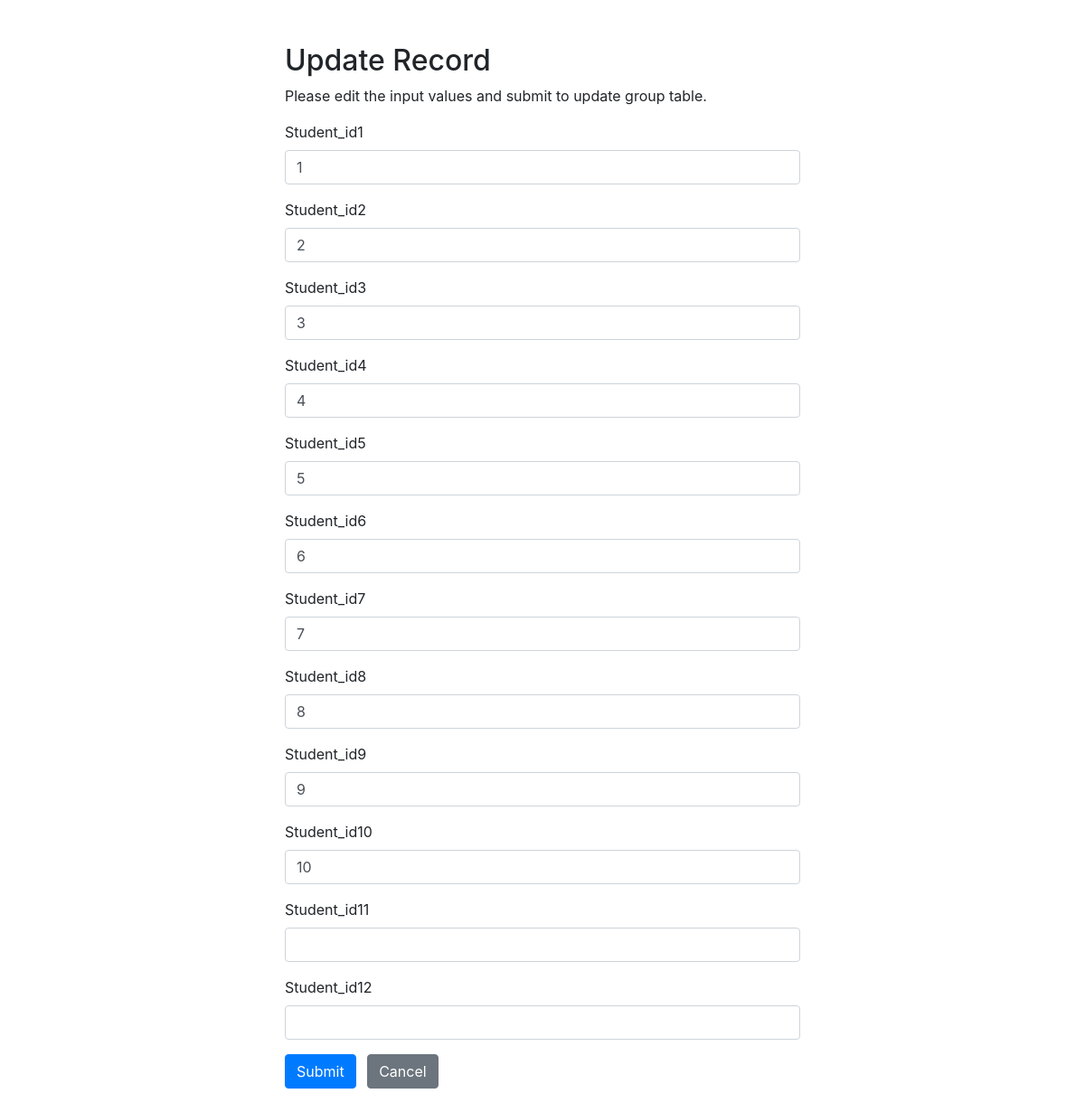
Screenshot of /updateclassmembers.php?Classid=1 with the database file from the repository.
### tables this page shows
CREATE TABLE `classmembers` (
  `Classid` int(11) DEFAULT NULL,
  `Student_id1` int(11) DEFAULT NULL,
  `Student_id2` int(11) DEFAULT NULL,
  `Student_id3` int(11) DEFAULT NULL,
  `Student_id4` int(11) DEFAULT NULL,
  `Student_id5` int(11) DEFAULT NULL,
  `Student_id6` int(11) DEFAULT NULL,
  `Student_id7` int(11) DEFAULT NULL,
  `Student_id8` int(11) DEFAULT NULL,
  `Student_id9` int(11) DEFAULT NULL,
  `Student_id10` int(11) DEFAULT NULL,
  `Student_id11` int(11) DEFAULT NULL,
  `Student_id12` int(11) DEFAULT NULL
);

### updateclassmembers.php (the view, shortened to what this page needs)
<?php
require_once 'dbconn.php';
$Student_id1 = $Student_id2 = $Student_id3 = $Student_id4  = $Student_id5 = $Student_id6 = $Student_id7 = $Student_id8 =  $Student_id9 = $Student_id10 = $Student_id11 = $Student_id12  = ''
;
$Student_id1_err = $Student_id2_err = $Student_id3_err = $Student_id4_err = $Student_id5_err = $Student_id6_err = $Student_id7_err = $Student_id8_err = $Student_id9_err = $Student_id10_err = $Student_id11_err = $Student_id12_err =
    '';
if (isset($_POST['Classid']) && !empty($_POST['Classid'])) {
    $Classid = $_POST['Classid'];
    $input_Student_id1 = trim($_POST['Student_id1']);
    if (empty($input_Student_id1)) {
        $Student_id1_err = 'Please enter a class id.';
    } elseif (
        !filter_var($input_Student_id1, FILTER_VALIDATE_REGEXP, [
            'options' => ['regexp' => '/^[0-9]+$/'],
        ])
    ) {
        $Student_id1_err = 'Please enter a valid student_id.';
    } else {
        $Student_id1 = $input_Student_id1;
    }
    $input_Student_id2 = trim($_POST['Student_id2']);
    if (empty($input_Student_id2)) {
        $Student_id2_err = 'Please enter a last name.';
    } elseif (
        !filter_var($input_Student_id2, FILTER_VALIDATE_REGEXP, [
            'options' => ['regexp' => '/^[0-9]+$/'],
        ])
    ) {
        $Student_id2_err = 'Please enter valid student id.';
    } else {
        $Student_id2 = $input_Student_id2;
    }
    $input_Student_id3 = trim($_POST['Student_id3']);
    if (empty($input_Student_id3)) {
        $address_err = 'Please enter valid student id.';
    } else {
        $Student_id3 = $input_Student_id3;
    }
    $input_Student_id4 = trim($_POST['Student_id4']);
    if (empty($input_Student_id4)) {
        $Student_id4_err = 'Please select your Student_id4.';
    } else {
        $Student_id4 = $input_Student_id4;
    }
    $input_Student_id5 = trim($_POST['Student_id5']);
    if (empty($input_Student_id5)) {
        $Student_id5_err = 'Please enter a last name.';
    } elseif (
        !filter_var($input_Student_id5, FILTER_VALIDATE_REGEXP, [
            'options' => ['regexp' => '/^[0-9]+$/'],
        ])
    ) {
        $Student_id5_err = 'Please enter valid student id.';
    } else {
        $Student_id5 = $input_Student_id2;
    }
    $input_Student_id6 = trim($_POST['Student_id6']);
    if (empty($input_Student_id6)) {
        $Student_id6_err = 'Please enter a last name.';
    } elseif (
        !filter_var($input_Student_id6, FILTER_VALIDATE_REGEXP, [
            'options' => ['regexp' => '/^[0-9]+$/'],
        ])
    ) {
        $Student_id6_err = 'Please enter valid student id.';
    } else {
        $Student_id6 = $input_Student_id2;
    }
    $input_Student_id7 = trim($_POST['Student_id7']);
    if (empty($input_Student_id7)) {
        $Student_id7_err = 'Please enter a last name.';
    } elseif (
        !filter_var($input_Student_id7, FILTER_VALIDATE_REGEXP, [
            'options' => ['regexp' => '/^[0-9]+$/'],
        ])
    ) {
        $Student_id7_err = 'Please enter valid student id.';
    } else {
        $Student_id7 = $input_Student_id2;
    }
    $input_Student_id8 = trim($_POST['Student_id8']);
    if (empty($input_Student_id8)) {
        $Student_id8_err = 'Please enter a last name.';
    } elseif (
        !filter_var($input_Student_id8, FILTER_VALIDATE_REGEXP, [
            'options' => ['regexp' => '/^[0-9]+$/'],
        ])
    ) {
        $Student_id8_err = 'Please enter valid student id.';
    } else {
        $Student_id8 = $input_Student_id8;
    }
    $input_Student_id9 = trim($_POST['Student_id9']);
    if (empty($input_Student_id9)) {
        $Student_id9_err = 'Please enter a class id.';
    } elseif (
        !filter_var($input_Student_id9, FILTER_VALIDATE_REGEXP, [
            'options' => ['regexp' => '/^[0-9]+$/'],
        ])
    ) {
        $Student_id9_err = 'Please enter a valid class_id.';
    } else {
        $Student_id9 = $input_Student_id1;
    }
    $input_Student_id10 = trim($_POST['Student_id10']);
    if (empty($input_Student_id10)) {
        $Student_id10_err = 'Please enter a class id.';
    } elseif (
        !filter_var($input_Student_id10, FILTER_VALIDATE_REGEXP, [
            'options' => ['regexp' => '/^[0-9]+$/'],
        ])
    ) {
        $Student_id10_err = 'Please enter a valid student_id.';
    } else {
        $Student_id10 = $input_Student_id10;
    }
    $input_Student_id11 = trim($_POST['Student_id11']);
    if (empty($input_Student_id11)) {
        $Student_id11_err = 'Please enter a class id.';
    } elseif (
        !filter_var($input_Student_id11, FILTER_VALIDATE_REGEXP, [
            'options' => ['regexp' => '/^[0-9]+$/'],
        ])
    ) {
        $Student_id11_err = 'Please enter a valid student_id.';
    } else {
        $Student_id11 = $input_Student_id11;
    }
    $input_Student_id12 = trim($_POST['Student_id12']);
    if (empty($input_Student_id12)) {
        $Student_id12_err = 'Please enter a class id.';
    } elseif (
        !filter_var($input_Student_id12, FILTER_VALIDATE_REGEXP, [
            'options' => ['regexp' => '/^[0-9]+$/'],
        ])
    ) {
        $Student_id12_err = 'Please enter a valid student_id.';
    } else {
        $Student_id12 = $input_Student_id12;
    }
    if (
        empty($Student_id1_err) &&
        empty($Student_id2_err) &&
        empty($Student_id3_err) &&
        empty($Student_id4_err) &&
        empty($Student_id5_err) &&
        empty($Student_id6_err) &&
        empty($Student_id7_err) &&
        empty($Student_id8_err) &&
        empty($Student_id9_err) &&
        empty($Student_id10_err) &&
        empty($Student_id11_err) &&
        empty($Student_id12_err)
      ) {
        $sql =
            'UPDATE classmembers SET `Student_id1`=?,`Student_id2`=?,`Student_id3`=?,`Student_id4`=?,  `Student_id5`=?,`Student_id6`=?,`Student_id7`=?,`Student_id8`=?, `Student_id9`=?,`Student_id10`=?,`Student_id11`=?,`Student_id12`=? WHERE `Classid`=?';
        if ($stmt = mysqli_prepare($link, $sql)) {
            $param_Student_id1 = $Student_id1;
            $param_Student_id2 = $Student_id2;
            $param_Student_id3 = $Student_id3;
            $param_Student_id4 = $Student_id4;
            $param_Student_id5 = $Student_id5;
            $param_Student_id6 = $Student_id6;
            $param_Student_id7 = $Student_id7;
            $param_Student_id8 = $Student_id8;
            $param_Student_id9 = $Student_id9;
            $param_Student_id10 = $Student_id10;
            $param_Student_id11 = $Student_id11;
            $param_Student_id12 = $Student_id12;
            $param_Classid = $Classid;
            mysqli_stmt_bind_param(
                $stmt,
                'iiiiiiiiiiiii',
                $param_Student_id1,
                $param_Student_id2,
                $param_Student_id3,
                $param_Student_id4,
                $param_Student_id5,
                $param_Student_id6,
                $param_Student_id7,
                $param_Student_id8,
                $param_Student_id9,
                $param_Student_id10,
                $param_Student_id11,
                $param_Student_id12,
                $param_Classid
            );
            if (mysqli_stmt_execute($stmt)) {
                header('location: viewclassmembers.php');
                exit();
            } else {
                echo 'Oops! Something went wrong. Please try again later.';
            }
        }
        mysqli_stmt_close($stmt);
    }
    mysqli_close($link);
} else {
    if (isset($_GET['Classid']) && !empty(trim($_GET['Classid']))) {
        $sql = 'SELECT * FROM classmembers WHERE Classid = ?';
        if ($stmt = mysqli_prepare($link, $sql)) {
            mysqli_stmt_bind_param($stmt, 'i', $param_Classid);
            if (mysqli_stmt_execute($stmt)) {
                $result = mysqli_stmt_get_result($stmt);
                if (mysqli_num_rows($result) == 1) {
                    $row = mysqli_fetch_array($result, MYSQLI_ASSOC);
                    $Student_id1 = $row['Student_id1'];
                    $Student_id2 = $row['Student_id2'];
                    $Student_id3 = $row['Student_id3'];
                    $Student_id4 = $row['Student_id4'];
                    $Student_id5 = $row['Student_id5'];
                    $Student_id6 = $row['Student_id6'];
                    $Student_id7 = $row['Student_id7'];
                    $Student_id8 = $row['Student_id8'];
                    $Student_id9 = $row['Student_id9'];
                    $Student_id10 = $row['Student_id10'];
                    $Student_id11 = $row['Student_id11'];
                    $Student_id12 = $row['Student_id12'];
                } else {
                    header('location: error.php');
                    exit();
                }
            } else {
                echo 'Oops! Something went wrong. Please try again later.';
            }
        }
    } else {
        header('location: error.php');
        exit();
    }
}
?>
<!DOCTYPE html>
<html lang="en">
<head>
    <link rel="stylesheet" href="https://stackpath.bootstrapcdn.com/bootstrap/4.5.2/css/bootstrap.min.css">
</head>
<body>
    <div class="wrapper">
        <div class="container-fluid">
            <div class="row">
                <div class="col-md-12">
                    <h2 class="mt-5">Update Record</h2>
                    <p>Please edit the input values and submit to update group table.</p>
                    <form action="" method="POST">
                        <div class="form-group">
                        <div class="form-group">
                            <label>Student_id1</label>
                            <input type="text" name="Student_id1" class="form-control
                            <?php echo !empty($Student_id1_err)
                                ? 'is-invalid'
                                : ''; ?>" value="<?php echo $Student_id1; ?>">
                        </div>
                        <div class="form-group">
                            <label>Student_id2</label>
                            <input type="text" name="Student_id2" class="form-control
                            <?php echo !empty($Student_id2_err)
                                ? 'is-invalid'
                                : ''; ?>" value="<?php echo $Student_id2; ?>">
                        </div>
                        <div class="form-group">
                            <label>Student_id3</label>
                            <input type="text" name="Student_id3" class="form-control
                            <?php echo !empty($Student_id3_err)
                                ? 'is-invalid'
                                : ''; ?>" value="<?php echo $Student_id3; ?>">
                        </div>
                        <div class="form-group">
                            <label>Student_id4</label>
                            <input type="text" name="Student_id4" class="form-control
                             <?php echo !empty($Student_id4_err)
                                 ? 'is-invalid'
                                 : ''; ?>" value="<?php echo $Student_id4; ?>">
                        </div>
                        <div class="form-group">
                            <label>Student_id5</label>
                            <input type="text" name="Student_id5" class="form-control
                            <?php echo !empty($Student_id5_err)
                                ? 'is-invalid'
                                : ''; ?>" value="<?php echo $Student_id5; ?>">
                        </div>
                        <div class="form-group">
                            <label>Student_id6</label>
                            <input type="text" name="Student_id6" class="form-control
                            <?php echo !empty($Student_id6_err)
                                ? 'is-invalid'
                                : ''; ?>" value="<?php echo $Student_id6; ?>">
                        </div>
                        <div class="form-group">
                            <label>Student_id7</label>
                            <input type="text" name="Student_id7" class="form-control
                            <?php echo !empty($Student_id7_err)
                                ? 'is-invalid'
                                : ''; ?>" value="<?php echo $Student_id7; ?>">
                        </div>
                        <div class="form-group">
                            <label>Student_id8</label>
                            <input type="text" name="Student_id8" class="form-control
                             <?php echo !empty($Student_id8_err)
                                 ? 'is-invalid'
                                 : ''; ?>" value="<?php echo $Student_id8; ?>">
                        </div>
                        <div class="form-group">
                            <label>Student_id9</label>
                            <input type="text" name="Student_id9" class="form-control
                            <?php echo !empty($Student_id9_err)
                                ? 'is-invalid'
                                : ''; ?>" value="<?php echo $Student_id9; ?>">
                        </div>
                        <div class="form-group">
                            <label>Student_id10</label>
                            <input type="text" name="Student_id10" class="form-control
                            <?php echo !empty($Student_id10_err)
                                ? 'is-invalid'
                                : ''; ?>" value="<?php echo $Student_id10; ?>">
                        </div>
                        <div class="form-group">
                            <label>Student_id11</label>
                            <input type="text" name="Student_id11" class="form-control
                            <?php echo !empty($Student_id11_err)
                                ? 'is-invalid'
                                : ''; ?>" value="<?php echo $Student_id11; ?>">
                        </div>
                        <div class="form-group">
                            <label>Student_id12</label>
                            <input type="text" name="Student_id12" class="form-control
                            <?php echo !empty($Student_id12_err)
                                ? 'is-invalid'
                                : ''; ?>" value="<?php echo $Student_id12; ?>">
                        </div>
                        <input type="submit" class="btn btn-primary" value="Submit">
                        <a href="index.php" class="btn btn-secondary ml-2">Cancel</a>
                    </form>
                </div>
            </div>
        </div>
    </div>
</body>
</html>

### updateclassmembers.php (style rules this page uses)
.wrapper { width: 600px; margin: 0 auto; }

### rows the page displays
classmembers: Student_id1 "1", Student_id2 "2", Student_id3 "3", Student_id4 "4", Student_id5 "5", Student_id6 "6", Student_id7 "7", Student_id8 "8", Student_id9 "9", Student_id10 "10"
